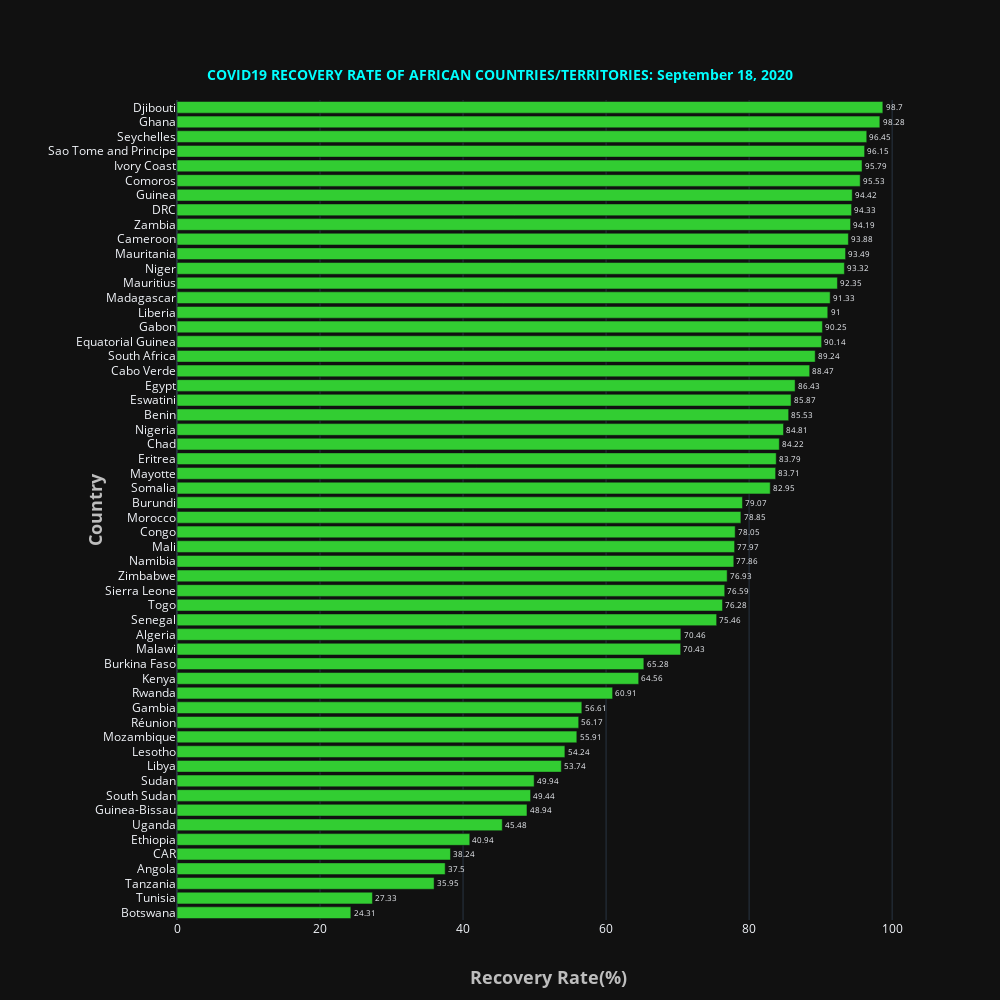

Notebook code for this chart:
### Markdown cell above
<a id='recovery'></a>

### Code cell
fig = go.Figure()

fig.add_trace(go.Bar(y = african_confirmed100['Country_Other'][::-1],x=african_confirmed100['RecoveryRate'][::-1],
                     text=african_confirmed100['RecoveryRate'][::-1],textposition='outside',name = "Afria",marker_color='LimeGreen',orientation='h',
#                   
))
fig.update_layout(
    template='plotly_dark',
    title={
        'text': '<b>COVID19 RECOVERY RATE OF AFRICAN COUNTRIES/TERRITORIES: '  + date_string +'</b>',
        'y':0.93,
        'x':0.5,
        'xanchor': 'center',
        'yanchor': 'top',
        'font_color':'Cyan',
        'font_size':14},
    xaxis=dict(title='<b>Recovery Rate(%)</b>',titlefont_size=18, titlefont=dict(color='#BDBDBD')),
    yaxis=dict(title='<b>Country</b>',titlefont_size=18, tickprefix="      ", titlefont=dict(color='#BDBDBD')),
    autosize=False,
    width=1000,
    height=1000,     
)

fig.show()

### Figure 1 — Plotly figure (JSON) as saved in the notebook; plotly's stock layout.template omitted (floating-point values rounded to 4 significant figures)
{"data": [{"marker": {"color": "LimeGreen"}, "name": "Afria", "orientation": "h", "text": [24.31, 27.33, 35.95, 37.5, 38.24, 40.94, 45.48, 48.94, 49.44, 49.94, 53.74, 54.24, 55.91, 56.17, 56.61, 60.91, 64.56, 65.28, 70.43, 70.46, 75.46, 76.28, 76.59, 76.93, 77.86, 77.97, 78.05, 78.85, 79.07, 82.95, 83.71, 83.79, 84.22, 84.81, 85.53, 85.87, 86.43, 88.47, 89.24, 90.14, 90.25, 91, 91.33, 92.35, 93.32, 93.49, 93.88, 94.19, 94.33, 94.42, 95.53, 95.79, 96.15, 96.45, 98.28, 98.7], "textposition": "outside", "type": "bar", "x": [24.31, 27.33, 35.95, 37.5, 38.24, 40.94, 45.48, 48.94, 49.44, 49.94, 53.74, 54.24, 55.91, 56.17, 56.61, 60.91, 64.56, 65.28, 70.43, 70.46, 75.46, 76.28, 76.59, 76.93, 77.86, 77.97, 78.05, 78.85, 79.07, 82.95, 83.71, 83.79, 84.22, 84.81, 85.53, 85.87, 86.43, 88.47, 89.24, 90.14, 90.25, 91, 91.33, 92.35, 93.32, 93.49, 93.88, 94.19, 94.33, 94.42, 95.53, 95.79, 96.15, 96.45, 98.28, 98.7], "y": ["Botswana", "Tunisia", "Tanzania", "Angola", "CAR", "Ethiopia", "Uganda", "Guinea-Bissau", "South Sudan", "Sudan", "Libya", "Lesotho", "Mozambique", "Réunion", "Gambia", "Rwanda", "Kenya", "Burkina Faso", "Malawi", "Algeria", "Senegal", "Togo", "Sierra Leone", "Zimbabwe", "Namibia", "Mali", "Congo", "Morocco", "Burundi", "Somalia", "Mayotte", "Eritrea", "Chad", "Nigeria", "Benin", "Eswatini", "Egypt", "Cabo Verde", "South Africa", "Equatorial Guinea", "Gabon", "Liberia", "Madagascar", "Mauritius", "Niger", "Mauritania", "Cameroon", "Zambia", "DRC", "Guinea", "Comoros", "Ivory Coast", "Sao Tome and Principe", "Seychelles", "Ghana", "Djibouti"]}], "layout": {"autosize": false, "height": 1000, "title": {"font": {"color": "Cyan", "size": 14}, "text": "<b>COVID19 RECOVERY RATE OF AFRICAN COUNTRIES/TERRITORIES: September 18, 2020</b>", "x": 0.5, "xanchor": "center", "y": 0.93, "yanchor": "top"}, "width": 1000, "xaxis": {"title": {"font": {"color": "#BDBDBD", "size": 18}, "text": "<b>Recovery Rate(%)</b>"}}, "yaxis": {"tickprefix": "      ", "title": {"font": {"color": "#BDBDBD", "size": 18}, "text": "<b>Country</b>"}}}}
